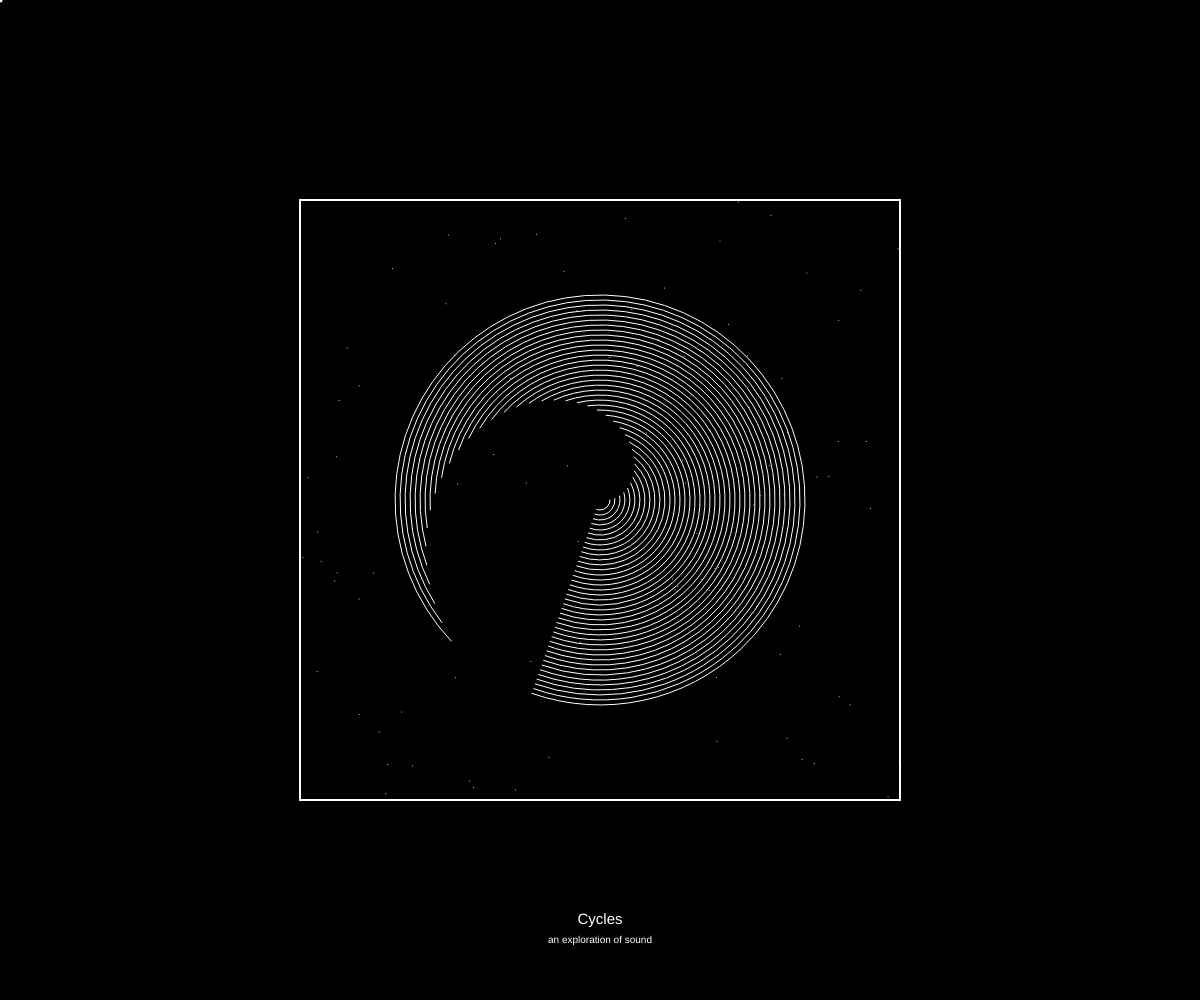
Frame 1 (no input)
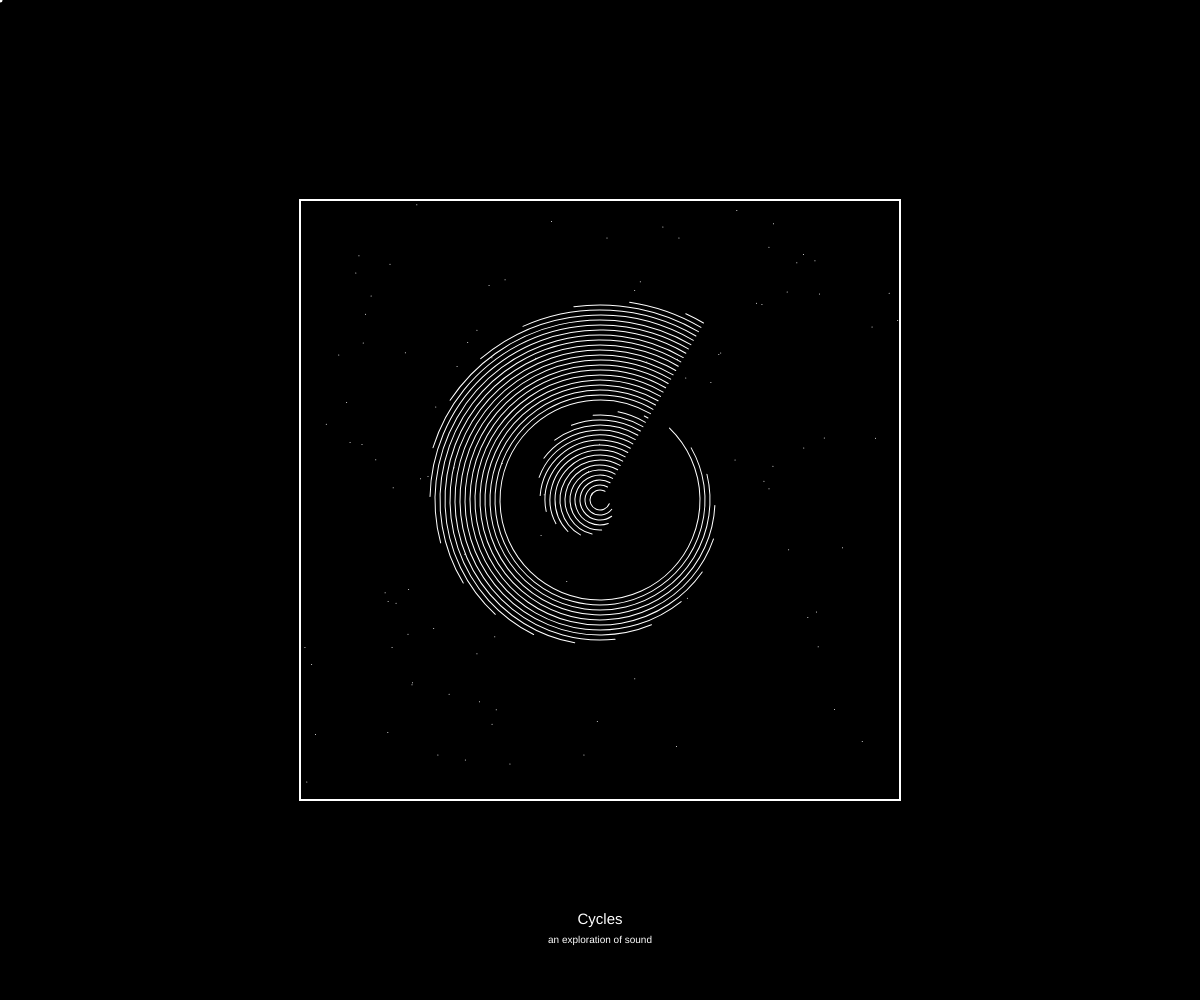
Frame 60 (no input)
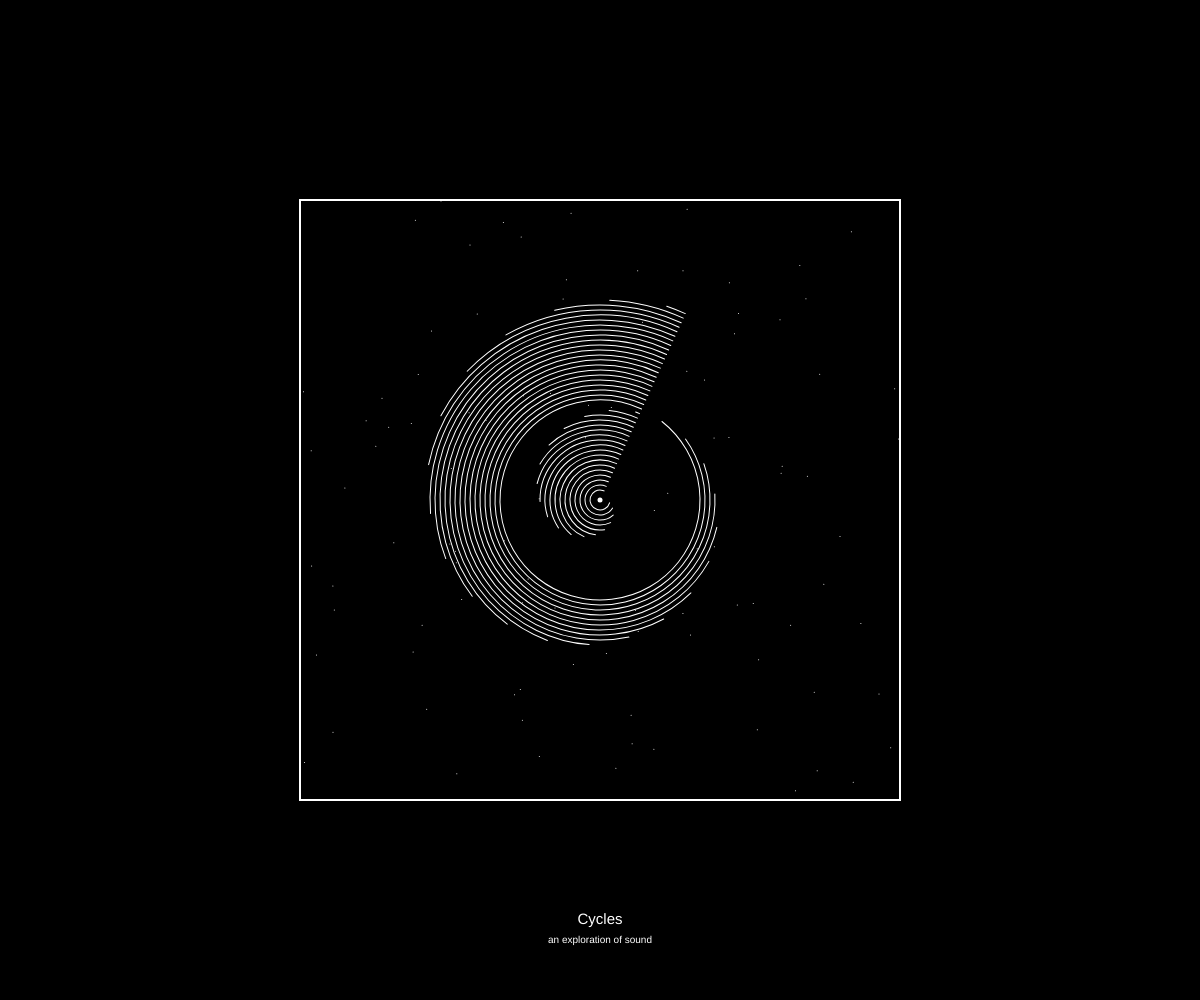
Frame 120 (the mouse pressed at the canvas centre since frame 60)

The p5.js sketch that drew these frames (run headless with seeded random() and noise() and a simulated clock; from frame 60 on, the mouse is pressed at the canvas centre):

// p5.js sketch
// ── sketch.js
// instructions to interact-
// when the mouse moves to the left - rotate counter clockwise
// when the mouse moves to the right - rotate clockwise

let gap = 10;
let cirNum = 40;
let cirSize = 20;
let angle=0;
let ptNum = 100;
let rectSize = 600;
// setup is to initiate the whole program
// this only runs once
function setup() {
  createCanvas(windowWidth, windowHeight);
  angleMode(degrees);
}


// draws loops forever
function draw() {
//   having the background in the draw function as opposed to the setup function allows the canvas to be refreshed to black every time it draws, creating motion. (if it were in the setup function, then you'd see the trace of the cursor)
  background('black');
//   a customized shape for mouse
  noCursor();
  noStroke();
  fill('white');
  circle(mouseX, mouseY,5);
  
//   main graph
  push();
  translate(width/2, height/2);
  rotate(angle);
  // angle = map(mouseX,0,width,-1,1);
  angle = angle+map(mouseX,0,width,-0.1,0.1);
  noFill();
  stroke('white');
  strokeWeight(1);
  //   for loop:
  // 1.where to start, 
  // 2.where to end, 
  // 3.how much to increment each time
  for(let i = 0; i < cirNum; i++) {
    arc(0, 0, cirSize + gap * i, cirSize + gap * i, angle*i,360-angle/2);
  }
  pop();
  
  
//   title & subtitle
  push();
  translate(width/2,height-80);
  noStroke();
  textFont('Arial');
  textSize(15);
  textAlign(CENTER, CENTER);
  text('Cycles',0,0);
  textSize(10);
  text('an exploration of sound',0,20);
  pop();
  
//   border of the album cover
  push();
  translate(width/2, height/2)
  noFill();
  stroke('white');
  strokeWeight(2);
  rectMode(CENTER);
  rect(0,0,rectSize, rectSize);
  
  //   random noise as background
  stroke('white');
  strokeWeight(1)
  for(let i=0; i<ptNum; i++){
    point(random(-rectSize/2,rectSize/2),random(-rectSize/2,rectSize/2));
  }
  pop();
  
}
